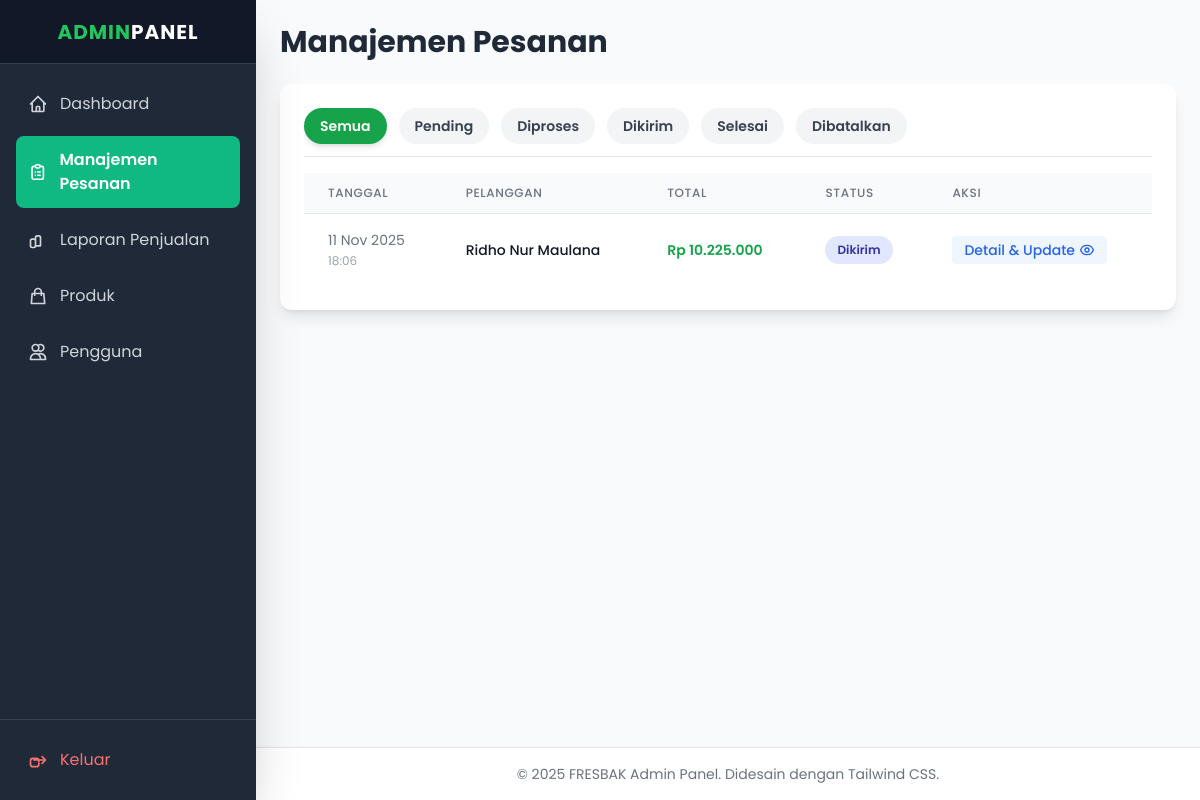
/admin/orders.php (signed in), run on an earlier commit of the app's database.
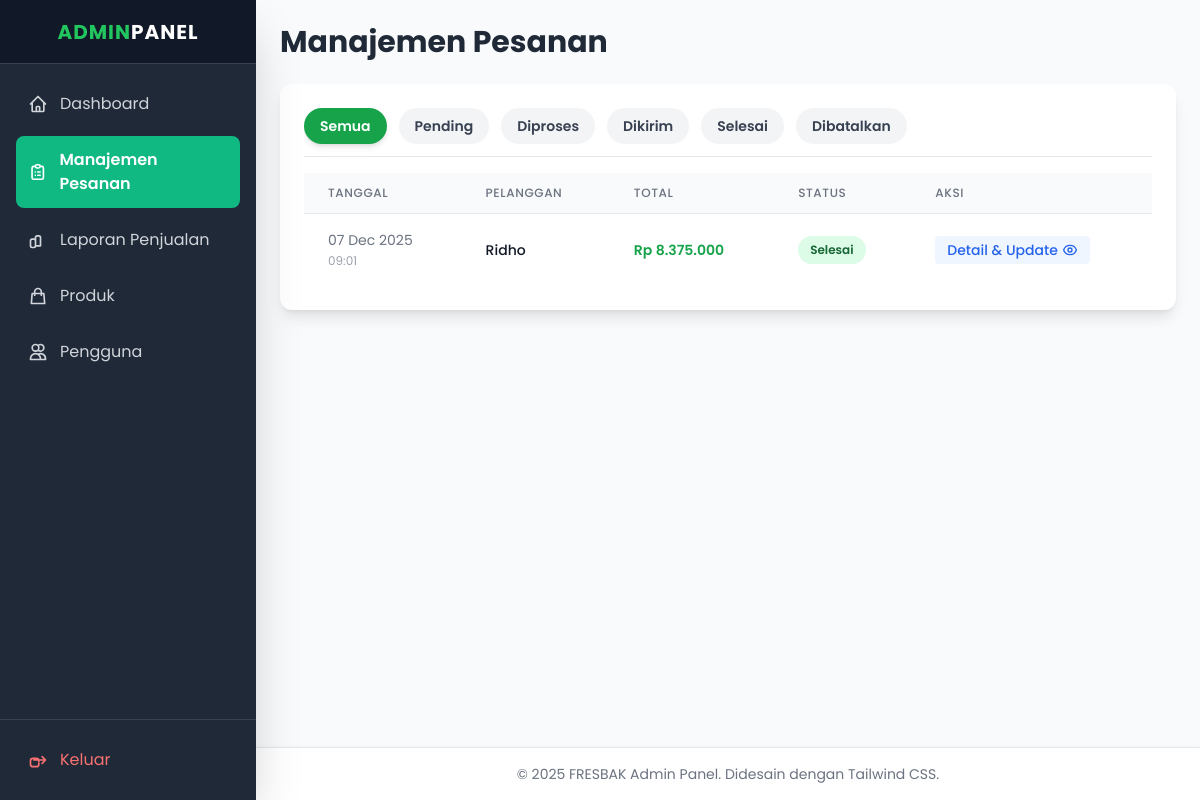
And on a later commit of the database.
### tables this page shows
CREATE TABLE `orders` (
  `id` int NOT NULL,
  `user_id` int NOT NULL,
  `customer_name` varchar(100) NOT NULL,
  `customer_address` text NOT NULL,
  `customer_contact` varchar(20) NOT NULL,
  `total_price` decimal(10,2) NOT NULL,
  `payment_method` varchar(50) NOT NULL,
  `payment_proof` varchar(255) DEFAULT NULL,
  `status` enum('pending','diproses','dikirim','selesai','dibatalkan') NOT NULL DEFAULT 'pending',
  `order_date` timestamp NULL DEFAULT CURRENT_TIMESTAMP
);

CREATE TABLE `users` (
  `id` int NOT NULL,
  `name` varchar(100) NOT NULL,
  `email` varchar(100) NOT NULL,
  `password` varchar(255) NOT NULL,
  `role` enum('admin','customer') NOT NULL DEFAULT 'customer',
  `created_at` timestamp NULL DEFAULT CURRENT_TIMESTAMP
);

### admin/orders.php (the view, shortened to what this page needs)
<?php
include '../config.php';
$status_filter = $_GET['status'] ?? 'all';
$sql_params = [];
$sql_where = "1=1";
$sql = "
    SELECT o.id, o.order_date, u.name AS customer_name, o.total_price, o.status,
           o.payment_method, o.customer_address, o.payment_proof
    FROM orders o
    JOIN users u ON o.user_id = u.id
    WHERE $sql_where
    ORDER BY o.order_date DESC
";
$stmt = $db->prepare($sql);
$stmt->execute($sql_params);
$orders = $stmt->fetchAll(PDO::FETCH_ASSOC);
function getStatusClass($status) {
    return [
        'pending' => 'bg-yellow-100 text-yellow-800',
        'diproses' => 'bg-blue-100 text-blue-800',
        'dikirim' => 'bg-indigo-100 text-indigo-800',
        'selesai' => 'bg-green-100 text-green-800',
        'dibatalkan' => 'bg-red-100 text-red-800',
    ][$status] ?? 'bg-gray-100 text-gray-800';
}
include 'header_admin.php';
?>
<h1 class="text-3xl font-bold text-gray-800 mb-6">Manajemen Pesanan</h1>
<div class="bg-white p-6 rounded-xl shadow-lg">
    <div class="mb-4 flex space-x-3 border-b pb-3 overflow-x-auto">
        <?php
        $statuses = ['all', 'pending', 'diproses', 'dikirim', 'selesai', 'dibatalkan'];
        foreach ($statuses as $status):
        ?>
            <a href="?status=<?= $status ?>" class="px-4 py-2 text-sm font-semibold rounded-full transition duration-150 whitespace-nowrap
                <?= $status_filter == $status ? 'bg-green-600 text-white shadow-md' : 'bg-gray-100 text-gray-700 hover:bg-gray-200' ?>">
                <?= $status == 'all' ? 'Semua' : ucfirst($status) ?>
            </a>
        <?php endforeach; ?>
    </div>
    <div class="overflow-x-auto">
        <table class="min-w-full divide-y divide-gray-200">
            <thead class="bg-gray-50">
                <tr>
                    <th class="px-6 py-3 text-left text-xs font-medium text-gray-500 uppercase tracking-wider">Tanggal</th>
                    <th class="px-6 py-3 text-left text-xs font-medium text-gray-500 uppercase tracking-wider">Pelanggan</th>
                    <th class="px-6 py-3 text-left text-xs font-medium text-gray-500 uppercase tracking-wider">Total</th>
                    <th class="px-6 py-3 text-left text-xs font-medium text-gray-500 uppercase tracking-wider">Status</th>
                    <th class="px-6 py-3 text-left text-xs font-medium text-gray-500 uppercase tracking-wider">Aksi</th>
                </tr>
            </thead>
            <tbody class="bg-white divide-y divide-gray-200">
                <?php if (empty($orders)): ?>
                    <tr>
                        <td colspan="5" class="px-6 py-10 text-center text-gray-500">
                            Tidak ada pesanan dengan status '<?= $status_filter == 'all' ? 'Apapun' : ucfirst($status_filter) ?>'.
                        </td>
                    </tr>
                <?php else: ?>
                    <?php foreach ($orders as $order): ?>
                        <tr>
                            <td class="px-6 py-4 whitespace-nowrap text-sm text-gray-500">
                                <?= date('d M Y', strtotime($order['order_date'])) ?>
                                <br><span class="text-xs text-gray-400"><?= date('H:i', strtotime($order['order_date'])) ?></span>
                            </td>
                            <td class="px-6 py-4 whitespace-nowrap text-sm font-medium text-gray-900"><?= htmlspecialchars($order['customer_name']) ?></td>
                            <td class="px-6 py-4 whitespace-nowrap text-sm font-semibold text-green-600">Rp <?= number_format($order['total_price'], 0, ',', '.') ?></td>
                            <td class="px-6 py-4 whitespace-nowrap">
                                <span class="px-3 py-1 inline-flex text-xs leading-5 font-semibold rounded-full <?= getStatusClass($order['status']) ?>">
                                    <?= ucfirst($order['status']) ?>
                                </span>
                            </td>
                            <td class="px-6 py-4 whitespace-nowrap text-sm font-medium">
                                <button onclick="openModal('modal-<?= $order['id'] ?>')" class="text-blue-600 hover:text-blue-900 font-medium flex items-center bg-blue-50 px-3 py-1 rounded hover:bg-blue-100 transition">
                                    Detail & Update
                                </button>
                                </td>
                        </tr>
                    <?php endforeach; ?>
                <?php endif; ?>
            </tbody>
        </table>
    </div>
</div>
<?php include 'footer_admin.php'; ?>

What changed in the data, as far as the page shows it:
removed orders: order_date "11 Nov 2025", order_date "18:06", user.name "Ridho Nur Maulana", total_price "10.225.000", status "Dikirim"
added orders: order_date "07 Dec 2025", order_date "09:01", user.name "Ridho", total_price "8.375.000", status "Selesai"
